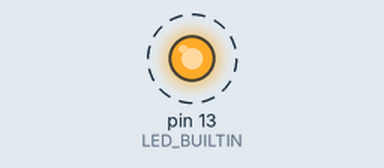
Bench run of a sketch on a simulated Arduino Uno, built with avr-gcc and run on an emulated ATmega328P. Parts: output pins drawn as LEDs (lit = HIGH). Dashed ring = blinking.

Above: at 0.2 s.
Timing chart, 0 to 3.5 s (numbered marks = the images above):
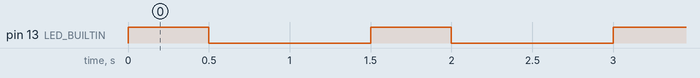

Measured:
- by itself, pin 13 (LED_BUILTIN): alternates HIGH for 0.50 s and LOW for 1.0 s

The sketch:

blink.ino
```cpp
// the setup function runs once when you press reset or power the board
void setup() {
  // initialize built in LED pin as an output.
  pinMode(LED_BUILTIN, OUTPUT);
  // initialize USB serial converter so we have a port created
  Serial.begin();
}

// the loop function runs over and over again forever
void loop() {
  digitalWrite(LED_BUILTIN, HIGH);   // turn the LED on (HIGH is the voltage level)
  delay(500);              // wait for a second
  digitalWrite(LED_BUILTIN, LOW);    // turn the LED off by making the voltage LOW
  delay(1000);              // wait for a second
}
```
